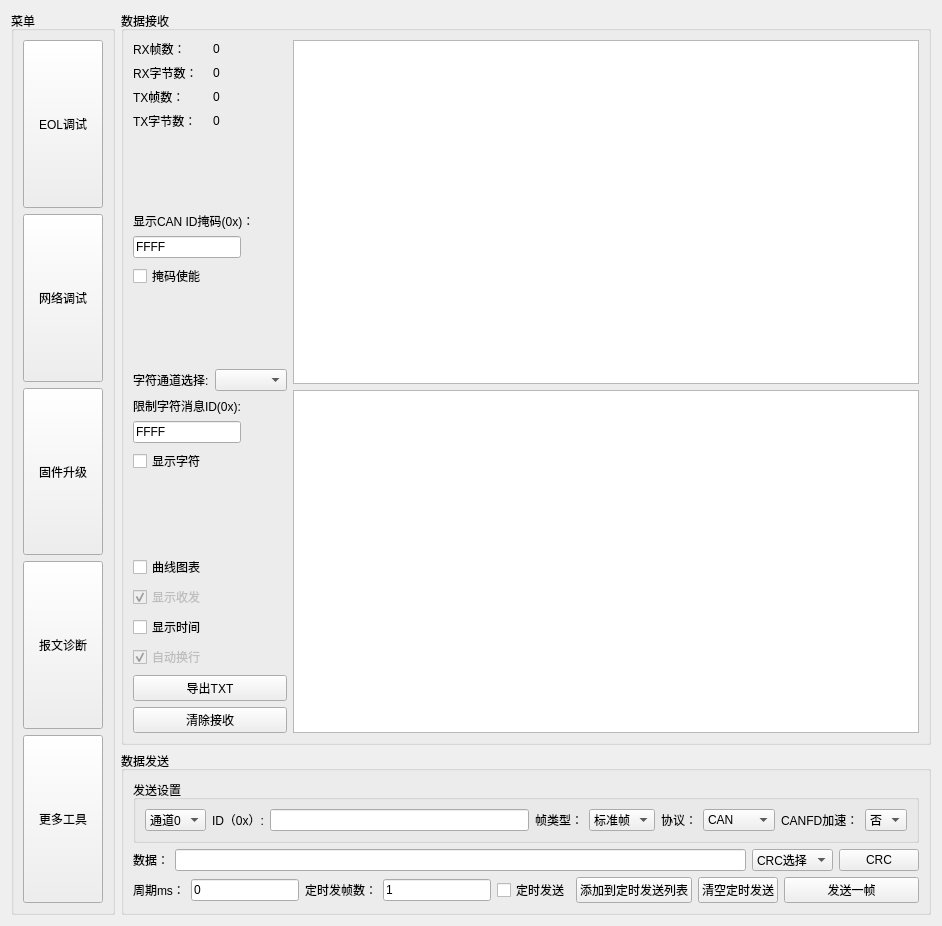
<?xml version="1.0" encoding="UTF-8"?>
<ui version="4.0">
 <class>more_window</class>
 <widget class="QWidget" name="more_window">
  <property name="geometry">
   <rect>
    <x>0</x>
    <y>0</y>
    <width>942</width>
    <height>926</height>
   </rect>
  </property>
  <property name="windowTitle">
   <string>Form</string>
  </property>
  <layout class="QGridLayout" name="gridLayout_7">
   <item row="0" column="0" rowspan="2">
    <layout class="QVBoxLayout" name="menu_verticalLayout_2">
     <item>
      <widget class="QGroupBox" name="groupBox_2">
       <property name="title">
        <string>菜单</string>
       </property>
       <layout class="QGridLayout" name="gridLayout_5">
        <item row="2" column="0">
         <widget class="QPushButton" name="update_pushButton_2">
          <property name="sizePolicy">
           <sizepolicy hsizetype="Minimum" vsizetype="Preferred">
            <horstretch>0</horstretch>
            <verstretch>0</verstretch>
           </sizepolicy>
          </property>
          <property name="text">
           <string>固件升级</string>
          </property>
         </widget>
        </item>
        <item row="4" column="0">
         <widget class="QPushButton" name="tool_pushButton">
          <property name="sizePolicy">
           <sizepolicy hsizetype="Minimum" vsizetype="Preferred">
            <horstretch>0</horstretch>
            <verstretch>0</verstretch>
           </sizepolicy>
          </property>
          <property name="text">
           <string>更多工具</string>
          </property>
         </widget>
        </item>
        <item row="3" column="0">
         <widget class="QPushButton" name="frame_diagnosis_pushButton">
          <property name="sizePolicy">
           <sizepolicy hsizetype="Minimum" vsizetype="Preferred">
            <horstretch>0</horstretch>
            <verstretch>0</verstretch>
           </sizepolicy>
          </property>
          <property name="text">
           <string>报文诊断</string>
          </property>
         </widget>
        </item>
        <item row="0" column="0">
         <widget class="QPushButton" name="eol_test_pushButton_2">
          <property name="sizePolicy">
           <sizepolicy hsizetype="Minimum" vsizetype="Preferred">
            <horstretch>0</horstretch>
            <verstretch>0</verstretch>
           </sizepolicy>
          </property>
          <property name="text">
           <string>EOL调试</string>
          </property>
         </widget>
        </item>
        <item row="1" column="0">
         <widget class="QPushButton" name="network_test_pushButton">
          <property name="sizePolicy">
           <sizepolicy hsizetype="Minimum" vsizetype="Preferred">
            <horstretch>0</horstretch>
            <verstretch>0</verstretch>
           </sizepolicy>
          </property>
          <property name="text">
           <string>网络调试</string>
          </property>
         </widget>
        </item>
       </layout>
      </widget>
     </item>
    </layout>
   </item>
   <item row="0" column="1">
    <widget class="QGroupBox" name="receive_data_groupBox">
     <property name="title">
      <string>数据接收</string>
     </property>
     <layout class="QGridLayout" name="gridLayout">
      <item row="0" column="0">
       <layout class="QVBoxLayout" name="verticalLayout_8">
        <item>
         <layout class="QHBoxLayout" name="horizontalLayout">
          <item>
           <layout class="QVBoxLayout" name="verticalLayout_5">
            <item>
             <widget class="QLabel" name="rx_frame_cnt_label">
              <property name="sizePolicy">
               <sizepolicy hsizetype="Fixed" vsizetype="Preferred">
                <horstretch>0</horstretch>
                <verstretch>0</verstretch>
               </sizepolicy>
              </property>
              <property name="text">
               <string>RX帧数：</string>
              </property>
             </widget>
            </item>
            <item>
             <widget class="QLabel" name="rx_byte_cnt_label">
              <property name="sizePolicy">
               <sizepolicy hsizetype="Fixed" vsizetype="Preferred">
                <horstretch>0</horstretch>
                <verstretch>0</verstretch>
               </sizepolicy>
              </property>
              <property name="text">
               <string>RX字节数：</string>
              </property>
             </widget>
            </item>
            <item>
             <widget class="QLabel" name="tx_frame_cnt_label">
              <property name="text">
               <string>TX帧数：</string>
              </property>
             </widget>
            </item>
            <item>
             <widget class="QLabel" name="tx_byte_cnt_label">
              <property name="text">
               <string>TX字节数：</string>
              </property>
             </widget>
            </item>
           </layout>
          </item>
          <item>
           <layout class="QVBoxLayout" name="verticalLayout_3">
            <item>
             <widget class="QLabel" name="rx_frame_num_label">
              <property name="text">
               <string>0</string>
              </property>
             </widget>
            </item>
            <item>
             <widget class="QLabel" name="rx_byte_num_label">
              <property name="text">
               <string>0</string>
              </property>
             </widget>
            </item>
            <item>
             <widget class="QLabel" name="tx_frame_num_label">
              <property name="text">
               <string>0</string>
              </property>
             </widget>
            </item>
            <item>
             <widget class="QLabel" name="tx_byte_num_label">
              <property name="text">
               <string>0</string>
              </property>
             </widget>
            </item>
           </layout>
          </item>
         </layout>
        </item>
        <item>
         <spacer name="verticalSpacer">
          <property name="orientation">
           <enum>Qt::Vertical</enum>
          </property>
          <property name="sizeHint" stdset="0">
           <size>
            <width>20</width>
            <height>40</height>
           </size>
          </property>
         </spacer>
        </item>
        <item>
         <layout class="QVBoxLayout" name="verticalLayout">
          <item>
           <widget class="QLabel" name="display_mask_label">
            <property name="sizePolicy">
             <sizepolicy hsizetype="Fixed" vsizetype="Preferred">
              <horstretch>0</horstretch>
              <verstretch>0</verstretch>
             </sizepolicy>
            </property>
            <property name="text">
             <string>显示CAN ID掩码(0x)：</string>
            </property>
           </widget>
          </item>
          <item>
           <widget class="QLineEdit" name="display_mask_lineEdit">
            <property name="sizePolicy">
             <sizepolicy hsizetype="Fixed" vsizetype="Fixed">
              <horstretch>0</horstretch>
              <verstretch>0</verstretch>
             </sizepolicy>
            </property>
            <property name="text">
             <string>FFFF</string>
            </property>
           </widget>
          </item>
         </layout>
        </item>
        <item>
         <widget class="QCheckBox" name="mask_en_checkBox">
          <property name="text">
           <string>掩码使能</string>
          </property>
         </widget>
        </item>
        <item>
         <spacer name="verticalSpacer_2">
          <property name="orientation">
           <enum>Qt::Vertical</enum>
          </property>
          <property name="sizeHint" stdset="0">
           <size>
            <width>20</width>
            <height>40</height>
           </size>
          </property>
         </spacer>
        </item>
        <item>
         <layout class="QHBoxLayout" name="horizontalLayout_2">
          <item>
           <widget class="QLabel" name="str_channel_label">
            <property name="sizePolicy">
             <sizepolicy hsizetype="Preferred" vsizetype="Fixed">
              <horstretch>0</horstretch>
              <verstretch>0</verstretch>
             </sizepolicy>
            </property>
            <property name="text">
             <string>字符通道选择:</string>
            </property>
           </widget>
          </item>
          <item>
           <widget class="QComboBox" name="display_ch_comboBox"/>
          </item>
         </layout>
        </item>
        <item>
         <layout class="QVBoxLayout" name="verticalLayout_7">
          <item>
           <widget class="QLabel" name="label">
            <property name="sizePolicy">
             <sizepolicy hsizetype="Preferred" vsizetype="Fixed">
              <horstretch>0</horstretch>
              <verstretch>0</verstretch>
             </sizepolicy>
            </property>
            <property name="text">
             <string>限制字符消息ID(0x):</string>
            </property>
           </widget>
          </item>
          <item>
           <widget class="QLineEdit" name="display_str_id_limit_lineEdit">
            <property name="sizePolicy">
             <sizepolicy hsizetype="Fixed" vsizetype="Fixed">
              <horstretch>0</horstretch>
              <verstretch>0</verstretch>
             </sizepolicy>
            </property>
            <property name="text">
             <string>FFFF</string>
            </property>
           </widget>
          </item>
         </layout>
        </item>
        <item>
         <widget class="QCheckBox" name="display_str_checkBox">
          <property name="sizePolicy">
           <sizepolicy hsizetype="Fixed" vsizetype="Fixed">
            <horstretch>0</horstretch>
            <verstretch>0</verstretch>
           </sizepolicy>
          </property>
          <property name="text">
           <string>显示字符</string>
          </property>
         </widget>
        </item>
        <item>
         <spacer name="verticalSpacer_3">
          <property name="orientation">
           <enum>Qt::Vertical</enum>
          </property>
          <property name="sizeHint" stdset="0">
           <size>
            <width>20</width>
            <height>40</height>
           </size>
          </property>
         </spacer>
        </item>
        <item>
         <widget class="QCheckBox" name="can_wave_checkBox">
          <property name="sizePolicy">
           <sizepolicy hsizetype="Fixed" vsizetype="Fixed">
            <horstretch>0</horstretch>
            <verstretch>0</verstretch>
           </sizepolicy>
          </property>
          <property name="text">
           <string>曲线图表</string>
          </property>
         </widget>
        </item>
        <item>
         <layout class="QVBoxLayout" name="verticalLayout_6">
          <item>
           <widget class="QCheckBox" name="display_direction_checkBox_2">
            <property name="enabled">
             <bool>false</bool>
            </property>
            <property name="text">
             <string>显示收发</string>
            </property>
            <property name="checked">
             <bool>true</bool>
            </property>
           </widget>
          </item>
          <item>
           <widget class="QCheckBox" name="display_time_stamp_checkBox">
            <property name="text">
             <string>显示时间</string>
            </property>
           </widget>
          </item>
          <item>
           <widget class="QCheckBox" name="auto_wrap_checkBox_2">
            <property name="enabled">
             <bool>false</bool>
            </property>
            <property name="text">
             <string>自动换行</string>
            </property>
            <property name="checked">
             <bool>true</bool>
            </property>
           </widget>
          </item>
         </layout>
        </item>
        <item>
         <layout class="QVBoxLayout" name="verticalLayout_2">
          <item>
           <widget class="QPushButton" name="export_txt_pushButton">
            <property name="sizePolicy">
             <sizepolicy hsizetype="Preferred" vsizetype="Fixed">
              <horstretch>0</horstretch>
              <verstretch>0</verstretch>
             </sizepolicy>
            </property>
            <property name="text">
             <string>导出TXT</string>
            </property>
           </widget>
          </item>
          <item>
           <widget class="QPushButton" name="clear_pushButton">
            <property name="sizePolicy">
             <sizepolicy hsizetype="Preferred" vsizetype="Fixed">
              <horstretch>0</horstretch>
              <verstretch>0</verstretch>
             </sizepolicy>
            </property>
            <property name="text">
             <string>清除接收</string>
            </property>
           </widget>
          </item>
         </layout>
        </item>
       </layout>
      </item>
      <item row="0" column="1">
       <layout class="QVBoxLayout" name="verticalLayout_4">
        <item>
         <widget class="QPlainTextEdit" name="ch1_receive_data_textEdit"/>
        </item>
        <item>
         <widget class="QPlainTextEdit" name="ch2_receive_data_textEdit"/>
        </item>
       </layout>
      </item>
     </layout>
    </widget>
   </item>
   <item row="1" column="1">
    <widget class="QGroupBox" name="send_data_groupBox">
     <property name="sizePolicy">
      <sizepolicy hsizetype="Preferred" vsizetype="Fixed">
       <horstretch>0</horstretch>
       <verstretch>0</verstretch>
      </sizepolicy>
     </property>
     <property name="title">
      <string>数据发送</string>
     </property>
     <layout class="QGridLayout" name="gridLayout_2">
      <item row="0" column="0">
       <layout class="QVBoxLayout" name="verticalLayout_9">
        <item>
         <layout class="QHBoxLayout" name="horizontalLayout_8">
          <item>
           <widget class="QGroupBox" name="send_par_groupBox">
            <property name="title">
             <string>发送设置</string>
            </property>
            <layout class="QHBoxLayout" name="horizontalLayout_9">
             <item>
              <widget class="QComboBox" name="channel_num_comboBox">
               <item>
                <property name="text">
                 <string>通道0</string>
                </property>
               </item>
               <item>
                <property name="text">
                 <string>通道1</string>
                </property>
               </item>
              </widget>
             </item>
             <item>
              <widget class="QLabel" name="id_label">
               <property name="sizePolicy">
                <sizepolicy hsizetype="Preferred" vsizetype="Fixed">
                 <horstretch>0</horstretch>
                 <verstretch>0</verstretch>
                </sizepolicy>
               </property>
               <property name="text">
                <string>ID（0x）:</string>
               </property>
              </widget>
             </item>
             <item>
              <widget class="QLineEdit" name="id_lineEdit">
               <property name="sizePolicy">
                <sizepolicy hsizetype="Expanding" vsizetype="Fixed">
                 <horstretch>0</horstretch>
                 <verstretch>0</verstretch>
                </sizepolicy>
               </property>
               <property name="text">
                <string/>
               </property>
              </widget>
             </item>
             <item>
              <widget class="QLabel" name="frame_type_label">
               <property name="sizePolicy">
                <sizepolicy hsizetype="Preferred" vsizetype="Fixed">
                 <horstretch>0</horstretch>
                 <verstretch>0</verstretch>
                </sizepolicy>
               </property>
               <property name="text">
                <string>帧类型：</string>
               </property>
              </widget>
             </item>
             <item>
              <widget class="QComboBox" name="frame_type_comboBox">
               <item>
                <property name="text">
                 <string>标准帧</string>
                </property>
               </item>
               <item>
                <property name="text">
                 <string>扩展帧</string>
                </property>
               </item>
              </widget>
             </item>
             <item>
              <widget class="QLabel" name="protocol_label">
               <property name="sizePolicy">
                <sizepolicy hsizetype="Preferred" vsizetype="Fixed">
                 <horstretch>0</horstretch>
                 <verstretch>0</verstretch>
                </sizepolicy>
               </property>
               <property name="text">
                <string>协议：</string>
               </property>
              </widget>
             </item>
             <item>
              <widget class="QComboBox" name="protocol_comboBox">
               <item>
                <property name="text">
                 <string>CAN</string>
                </property>
               </item>
               <item>
                <property name="text">
                 <string>CANFD</string>
                </property>
               </item>
              </widget>
             </item>
             <item>
              <widget class="QLabel" name="canfd_pluse_label">
               <property name="sizePolicy">
                <sizepolicy hsizetype="Preferred" vsizetype="Fixed">
                 <horstretch>0</horstretch>
                 <verstretch>0</verstretch>
                </sizepolicy>
               </property>
               <property name="text">
                <string>CANFD加速：</string>
               </property>
              </widget>
             </item>
             <item>
              <widget class="QComboBox" name="canfd_pluse_comboBox">
               <item>
                <property name="text">
                 <string>否</string>
                </property>
               </item>
               <item>
                <property name="text">
                 <string>是</string>
                </property>
               </item>
              </widget>
             </item>
            </layout>
           </widget>
          </item>
         </layout>
        </item>
        <item>
         <layout class="QHBoxLayout" name="horizontalLayout_10">
          <item>
           <widget class="QLabel" name="data_label">
            <property name="text">
             <string>数据：</string>
            </property>
           </widget>
          </item>
          <item>
           <widget class="QLineEdit" name="data_lineEdit">
            <property name="text">
             <string/>
            </property>
           </widget>
          </item>
          <item>
           <widget class="QComboBox" name="crc_comboBox">
            <item>
             <property name="text">
              <string>CRC选择</string>
             </property>
            </item>
            <item>
             <property name="text">
              <string>CRC16</string>
             </property>
            </item>
            <item>
             <property name="text">
              <string>CRC32</string>
             </property>
            </item>
            <item>
             <property name="text">
              <string>SUM</string>
             </property>
            </item>
           </widget>
          </item>
          <item>
           <widget class="QPushButton" name="crc_pushButton">
            <property name="text">
             <string>CRC</string>
            </property>
           </widget>
          </item>
         </layout>
        </item>
        <item>
         <layout class="QHBoxLayout" name="timer_horizontalLayout_2">
          <item>
           <widget class="QLabel" name="period_label">
            <property name="sizePolicy">
             <sizepolicy hsizetype="Fixed" vsizetype="Preferred">
              <horstretch>0</horstretch>
              <verstretch>0</verstretch>
             </sizepolicy>
            </property>
            <property name="text">
             <string>周期ms：</string>
            </property>
           </widget>
          </item>
          <item>
           <widget class="QLineEdit" name="period_lineEdit">
            <property name="sizePolicy">
             <sizepolicy hsizetype="Preferred" vsizetype="Fixed">
              <horstretch>0</horstretch>
              <verstretch>0</verstretch>
             </sizepolicy>
            </property>
            <property name="text">
             <string>0</string>
            </property>
           </widget>
          </item>
          <item>
           <widget class="QLabel" name="send_timer_cnt_label">
            <property name="sizePolicy">
             <sizepolicy hsizetype="Fixed" vsizetype="Preferred">
              <horstretch>0</horstretch>
              <verstretch>0</verstretch>
             </sizepolicy>
            </property>
            <property name="text">
             <string>定时发帧数：</string>
            </property>
           </widget>
          </item>
          <item>
           <widget class="QLineEdit" name="send_timer_cnt_lineEdit">
            <property name="sizePolicy">
             <sizepolicy hsizetype="Preferred" vsizetype="Fixed">
              <horstretch>0</horstretch>
              <verstretch>0</verstretch>
             </sizepolicy>
            </property>
            <property name="text">
             <string>1</string>
            </property>
           </widget>
          </item>
          <item>
           <widget class="QCheckBox" name="timer_checkBox">
            <property name="sizePolicy">
             <sizepolicy hsizetype="Fixed" vsizetype="Fixed">
              <horstretch>0</horstretch>
              <verstretch>0</verstretch>
             </sizepolicy>
            </property>
            <property name="text">
             <string>定时发送</string>
            </property>
           </widget>
          </item>
          <item>
           <widget class="QPushButton" name="add_send_timer_pushButton">
            <property name="sizePolicy">
             <sizepolicy hsizetype="Preferred" vsizetype="Fixed">
              <horstretch>0</horstretch>
              <verstretch>0</verstretch>
             </sizepolicy>
            </property>
            <property name="text">
             <string>添加到定时发送列表</string>
            </property>
           </widget>
          </item>
          <item>
           <widget class="QPushButton" name="clear_send_timer_pushButton">
            <property name="sizePolicy">
             <sizepolicy hsizetype="Preferred" vsizetype="Fixed">
              <horstretch>0</horstretch>
              <verstretch>0</verstretch>
             </sizepolicy>
            </property>
            <property name="text">
             <string>清空定时发送</string>
            </property>
           </widget>
          </item>
          <item>
           <widget class="QPushButton" name="send_pushButton">
            <property name="sizePolicy">
             <sizepolicy hsizetype="Expanding" vsizetype="Fixed">
              <horstretch>0</horstretch>
              <verstretch>0</verstretch>
             </sizepolicy>
            </property>
            <property name="text">
             <string>发送一帧</string>
            </property>
           </widget>
          </item>
         </layout>
        </item>
       </layout>
      </item>
     </layout>
    </widget>
   </item>
  </layout>
 </widget>
 <resources/>
 <connections/>
</ui>
